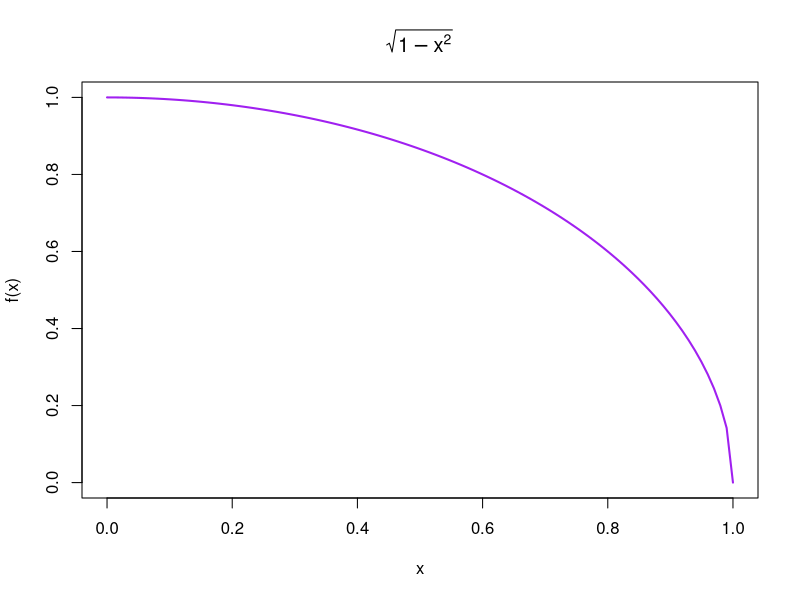
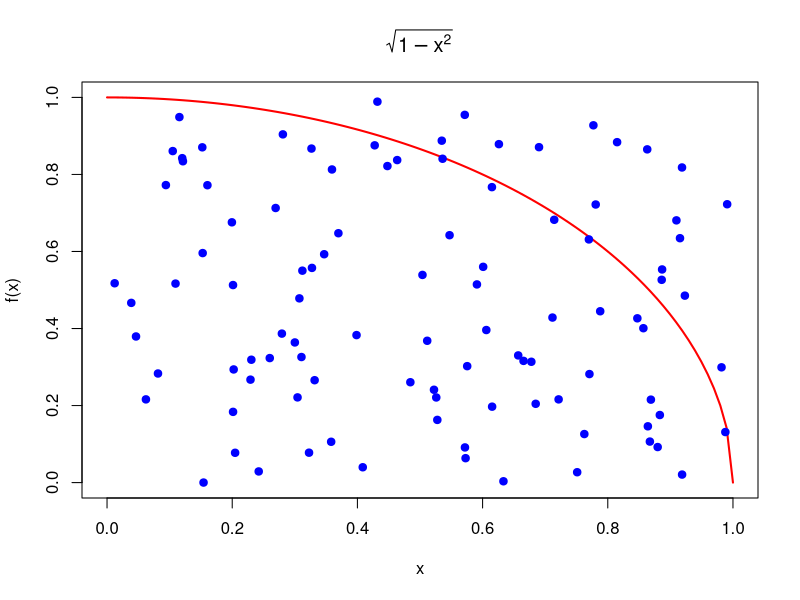

These figures' R source, in order:
## ---- chunk 1
library(tidyverse)
library(ggplot2)
## ---- chunk 2
# Define the function
curve <- function(x) {
  sqrt(1 - x^2)
}

# Create a sequence of x values from 0 to 1
x <- seq(0, 1, length.out = 100)

# Compute the corresponding y values
y <- curve(x)

# Plot the function
plot(x, y, type = "l", col = "purple", lwd = 2, 
     xlab = "x", ylab = "f(x)", 
     main = expression(sqrt(1 - x^2)))

## ---- chunk 3

#creating bivariate sequences

y1 <- runif(100, min = 0, max = 1)
x1 <- runif(100, min = 0, max = 1)

# adding points to the function

plot(x, y, type = "l", col = "red", lwd = 2, 
     xlab = "x", ylab = "f(x)", 
     main = expression(sqrt(1 - x^2)))+
  points(x1, y1, col = "blue", pch = 19)


